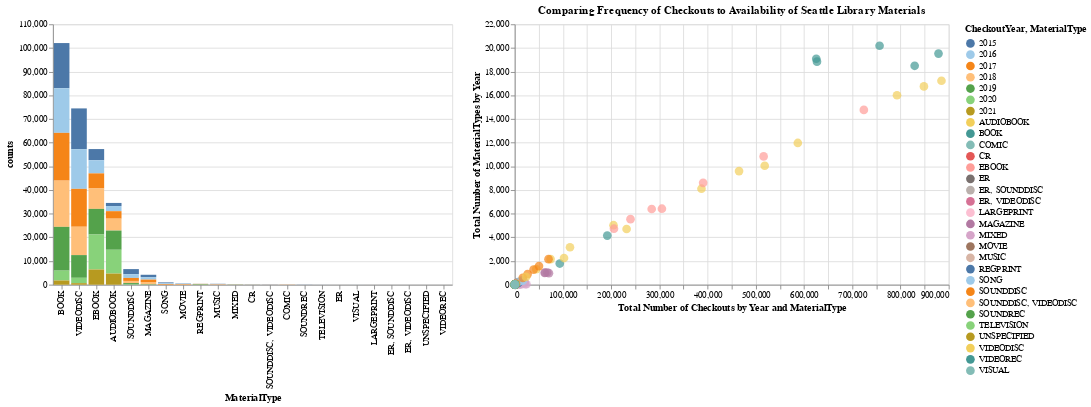

Notebook code for this chart:
### Markdown cell above
So first I decided to use `mark_circle` (could have also used point but circle made more sense given color encoding) and then added in code to first rename both the axes (read more on customizations like this here https://altair-viz.github.io/user_guide/customization.html), and code to specify the color scale I wanted to use (you can use any Vega color scheme or even pass in your own https://vega.github.io/vega/docs/schemes/).

Seems like there might be some interesting results with the `Book` type since it does not follow the same positive relationship as the other types. 

To investigate further, I could add a regression line but I think in this case it would be helpful to compare to our original graph, which we can do by adjoining the two graphs into the same plot.

### Code cell
selection = alt.selection_multi(fields=['CheckoutYear'], bind='legend')
chart = alt.Chart(seattle_material_grouped).mark_bar().encode(
    x=alt.X('MaterialType', sort='-y'),
    y='counts',
    color='CheckoutYear:N',
    tooltip=['MaterialType', 'counts', 'CheckoutYear'],
    opacity=alt.condition(selection, alt.value(1), alt.value(0.2))
).add_selection(
    selection
)

chart1 = alt.Chart(seattle_materials_checkouts).mark_circle(size=100).encode(
    x=alt.X('total_checkouts', axis=alt.Axis(title='Total Number of Checkouts by Year and MaterialType')),
    y=alt.Y('counts', axis=alt.Axis(title='Total Number of MaterialTypes by Year')),
    color=alt.Color('MaterialType:N', scale=alt.Scale(scheme='tableau20')),
    tooltip=['MaterialType', 'counts', 'total_checkouts']
).properties(
    title='Comparing Frequency of Checkouts to Availability of Seattle Library Materials',
    width=500,
    height=300
)
alt.hconcat(chart, chart1)

### Figure 1 — Vega-Lite specification as saved in the notebook (floating-point values rounded to 4 significant figures)
{"config": {"view": {"continuousWidth": 400, "continuousHeight": 300}}, "hconcat": [{"data": {"name": "data-c2dd5e1f1a5430265fd9093d1d9f1eaa"}, "mark": "bar", "encoding": {"color": {"type": "nominal", "field": "CheckoutYear"}, "opacity": {"condition": {"value": 1, "selection": "selector003"}, "value": 0.2}, "tooltip": [{"type": "nominal", "field": "MaterialType"}, {"type": "quantitative", "field": "counts"}, {"type": "quantitative", "field": "CheckoutYear"}], "x": {"type": "nominal", "field": "MaterialType", "sort": "-y"}, "y": {"type": "quantitative", "field": "counts"}}, "selection": {"selector003": {"type": "multi", "fields": ["CheckoutYear"], "bind": "legend"}}}, {"data": {"name": "data-91288d054c8f7ace7b336f2787a4fe37"}, "mark": {"type": "circle", "size": 100}, "encoding": {"color": {"type": "nominal", "field": "MaterialType", "scale": {"scheme": "tableau20"}}, "tooltip": [{"type": "nominal", "field": "MaterialType"}, {"type": "quantitative", "field": "counts"}, {"type": "quantitative", "field": "total_checkouts"}], "x": {"type": "quantitative", "axis": {"title": "Total Number of Checkouts by Year and MaterialType"}, "field": "total_checkouts"}, "y": {"type": "quantitative", "axis": {"title": "Total Number of MaterialTypes by Year"}, "field": "counts"}}, "height": 300, "title": "Comparing Frequency of Checkouts to Availability of Seattle Library Materials", "width": 500}], "$schema": "https://vega.github.io/schema/vega-lite/v4.8.1.json", "datasets": {"data-c2dd5e1f1a5430265fd9093d1d9f1eaa": [{"MaterialType": "AUDIOBOOK", "CheckoutYear": 2015, "counts": 1321}, {"MaterialType": "AUDIOBOOK", "CheckoutYear": 2016, "counts": 2163}, {"MaterialType": "AUDIOBOOK", "CheckoutYear": 2017, "counts": 3164}, {"MaterialType": "AUDIOBOOK", "CheckoutYear": 2018, "counts": 5027}, {"MaterialType": "AUDIOBOOK", "CheckoutYear": 2019, "counts": 8111}, {"MaterialType": "AUDIOBOOK", "CheckoutYear": 2020, "counts": 10050}, {"MaterialType": "AUDIOBOOK", "CheckoutYear": 2021, "counts": 4706}, {"MaterialType": "BOOK", "CheckoutYear": 2015, "counts": 19087}, {"MaterialType": "BOOK", "CheckoutYear": 2016, "counts": 18844}, {"MaterialType": "BOOK", "CheckoutYear": 2017, "counts": 20187}, {"MaterialType": "BOOK", "CheckoutYear": 2018, "counts": 19524}, {"MaterialType": "BOOK", "CheckoutYear": 2019, "counts": 18495}, {"MaterialType": "BOOK", "CheckoutYear": 2020, "counts": 4151}, {"MaterialType": "BOOK", "CheckoutYear": 2021, "counts": 1788}, {"MaterialType": "COMIC", "CheckoutYear": 2016, "counts": 1}, {"MaterialType": "COMIC", "CheckoutYear": 2017, "counts": 43}, {"MaterialType": "COMIC", "CheckoutYear": 2018, "counts": 39}, {"MaterialType": "CR", "CheckoutYear": 2015, "counts": 24}, {"MaterialType": "CR", "CheckoutYear": 2016, "counts": 25}, {"MaterialType": "CR", "CheckoutYear": 2017, "counts": 24}, {"MaterialType": "CR", "CheckoutYear": 2018, "counts": 18}, {"MaterialType": "CR", "CheckoutYear": 2019, "counts": 17}, {"MaterialType": "CR", "CheckoutYear": 2020, "counts": 4}, {"MaterialType": "EBOOK", "CheckoutYear": 2015, "counts": 4732}, {"MaterialType": "EBOOK", "CheckoutYear": 2016, "counts": 5540}, {"MaterialType": "EBOOK", "CheckoutYear": 2017, "counts": 6394}, {"MaterialType": "EBOOK", "CheckoutYear": 2018, "counts": 8607}, {"MaterialType": "EBOOK", "CheckoutYear": 2019, "counts": 10837}, {"MaterialType": "EBOOK", "CheckoutYear": 2020, "counts": 14769}, {"MaterialType": "EBOOK", "CheckoutYear": 2021, "counts": 6420}, {"MaterialType": "ER", "CheckoutYear": 2015, "counts": 8}, {"MaterialType": "ER", "CheckoutYear": 2016, "counts": 1}, {"MaterialType": "ER", "CheckoutYear": 2017, "counts": 10}, {"MaterialType": "ER", "CheckoutYear": 2018, "counts": 11}, {"MaterialType": "ER", "CheckoutYear": 2020, "counts": 2}, {"MaterialType": "ER", "CheckoutYear": 2021, "counts": 2}, {"MaterialType": "ER, SOUNDDISC", "CheckoutYear": 2015, "counts": 1}, {"MaterialType": "ER, SOUNDDISC", "CheckoutYear": 2016, "counts": 2}, {"MaterialType": "ER, SOUNDDISC", "CheckoutYear": 2017, "counts": 6}, {"MaterialType": "ER, SOUNDDISC", "CheckoutYear": 2018, "counts": 1}, {"MaterialType": "ER, VIDEODISC", "CheckoutYear": 2019, "counts": 8}, {"MaterialType": "ER, VIDEODISC", "CheckoutYear": 2020, "counts": 1}, {"MaterialType": "LARGEPRINT", "CheckoutYear": 2015, "counts": 6}, {"MaterialType": "LARGEPRINT", "CheckoutYear": 2017, "counts": 1}, {"MaterialType": "LARGEPRINT", "CheckoutYear": 2018, "counts": 9}, {"MaterialType": "LARGEPRINT", "CheckoutYear": 2019, "counts": 2}, {"MaterialType": "LARGEPRINT", "CheckoutYear": 2021, "counts": 1}, {"MaterialType": "MAGAZINE", "CheckoutYear": 2015, "counts": 1001}, {"MaterialType": "MAGAZINE", "CheckoutYear": 2016, "counts": 1033}, {"MaterialType": "MAGAZINE", "CheckoutYear": 2017, "counts": 1014}, {"MaterialType": "MAGAZINE", "CheckoutYear": 2018, "counts": 977}, {"MaterialType": "MAGAZINE", "CheckoutYear": 2019, "counts": 172}, {"MaterialType": "MIXED", "CheckoutYear": 2015, "counts": 24}, {"MaterialType": "MIXED", "CheckoutYear": 2016, "counts": 33}, {"MaterialType": "MIXED", "CheckoutYear": 2017, "counts": 32}, {"MaterialType": "MIXED", "CheckoutYear": 2018, "counts": 36}, {"MaterialType": "MIXED", "CheckoutYear": 2019, "counts": 46}, {"MaterialType": "MIXED", "CheckoutYear": 2020, "counts": 19}, {"MaterialType": "MIXED", "CheckoutYear": 2021, "counts": 5}, {"MaterialType": "MOVIE", "CheckoutYear": 2015, "counts": 143}, {"MaterialType": "MOVIE", "CheckoutYear": 2016, "counts": 172}, {"MaterialType": "MOVIE", "CheckoutYear": 2017, "counts": 198}, {"MaterialType": "MOVIE", "CheckoutYear": 2018, "counts": 83}, {"MaterialType": "MUSIC", "CheckoutYear": 2015, "counts": 105}, {"MaterialType": "MUSIC", "CheckoutYear": 2016, "counts": 97}, {"MaterialType": "MUSIC", "CheckoutYear": 2017, "counts": 125}, {"MaterialType": "MUSIC", "CheckoutYear": 2018, "counts": 54}, {"MaterialType": "MUSIC", "CheckoutYear": 2019, "counts": 1}, {"MaterialType": "REGPRINT", "CheckoutYear": 2015, "counts": 26}, {"MaterialType": "REGPRINT", "CheckoutYear": 2016, "counts": 46}, {"MaterialType": "REGPRINT", "CheckoutYear": 2017, "counts": 32}, {"MaterialType": "REGPRINT", "CheckoutYear": 2018, "counts": 114}, {"MaterialType": "REGPRINT", "CheckoutYear": 2019, "counts": 164}, {"MaterialType": "REGPRINT", "CheckoutYear": 2020, "counts": 36}, {"MaterialType": "REGPRINT", "CheckoutYear": 2021, "counts": 29}, {"MaterialType": "SONG", "CheckoutYear": 2015, "counts": 339}, {"MaterialType": "SONG", "CheckoutYear": 2016, "counts": 345}, {"MaterialType": "SONG", "CheckoutYear": 2017, "counts": 248}, {"MaterialType": "SONG", "CheckoutYear": 2018, "counts": 43}, {"MaterialType": "SOUNDDISC", "CheckoutYear": 2015, "counts": 2159}, {"MaterialType": "SOUNDDISC", "CheckoutYear": 2016, "counts": 1570}, {"MaterialType": "SOUNDDISC", "CheckoutYear": 2017, "counts": 1275}, {"MaterialType": "SOUNDDISC", "CheckoutYear": 2018, "counts": 899}, {"MaterialType": "SOUNDDISC", "CheckoutYear": 2019, "counts": 580}, {"MaterialType": "SOUNDDISC", "CheckoutYear": 2020, "counts": 98}, {"MaterialType": "SOUNDDISC", "CheckoutYear": 2021, "counts": 12}, {"MaterialType": "SOUNDDISC, VIDEODISC", "CheckoutYear": 2015, "counts": 38}, {"MaterialType": "SOUNDDISC, VIDEODISC", "CheckoutYear": 2016, "counts": 21}, {"MaterialType": "SOUNDDISC, VIDEODISC", "CheckoutYear": 2017, "counts": 24}, {"MaterialType": "SOUNDDISC, VIDEODISC", "CheckoutYear": 2018, "counts": 6}, {"MaterialType": "SOUNDREC", "CheckoutYear": 2015, "counts": 34}, {"MaterialType": "SOUNDREC", "CheckoutYear": 2016, "counts": 26}, {"MaterialType": "SOUNDREC", "CheckoutYear": 2017, "counts": 13}, {"MaterialType": "SOUNDREC", "CheckoutYear": 2018, "counts": 6}, {"MaterialType": "SOUNDREC", "CheckoutYear": 2019, "counts": 3}, {"MaterialType": "TELEVISION", "CheckoutYear": 2015, "counts": 7}, {"MaterialType": "TELEVISION", "CheckoutYear": 2016, "counts": 17}, {"MaterialType": "TELEVISION", "CheckoutYear": 2017, "counts": 5}, {"MaterialType": "TELEVISION", "CheckoutYear": 2018, "counts": 10}, {"MaterialType": "UNSPECIFIED", "CheckoutYear": 2021, "counts": 2}, {"MaterialType": "VIDEODISC", "CheckoutYear": 2015, "counts": 17230}, {"MaterialType": "VIDEODISC", "CheckoutYear": 2016, "counts": 16755}, {"MaterialType": "VIDEODISC", "CheckoutYear": 2017, "counts": 16006}, {"MaterialType": "VIDEODISC", "CheckoutYear": 2018, "counts": 11975}, {"MaterialType": "VIDEODISC", "CheckoutYear": 2019, "counts": 9596}, {"MaterialType": "VIDEODISC", "CheckoutYear": 2020, "counts": 2253}, {"MaterialType": "VIDEODISC", "CheckoutYear": 2021, "counts": 658}, {"MaterialType": "VIDEOREC", "CheckoutYear": 2017, "counts": 2}, {"MaterialType": "VISUAL", "CheckoutYear": 2015, "counts": 13}, {"MaterialType": "VISUAL", "CheckoutYear": 2016, "counts": 14}, {"MaterialType": "VISUAL", "CheckoutYear": 2017, "counts": 4}], "data-91288d054c8f7ace7b336f2787a4fe37": [{"MaterialType": "AUDIOBOOK", "CheckoutYear": 2015, "counts": 1321, "total_checkouts": 44663}, {"MaterialType": "AUDIOBOOK", "CheckoutYear": 2016, "counts": 2163, "total_checkouts": 74295}, {"MaterialType": "AUDIOBOOK", "CheckoutYear": 2017, "counts": 3164, "total_checkouts": 114625}, {"MaterialType": "AUDIOBOOK", "CheckoutYear": 2018, "counts": 5027, "total_checkouts": 204860}, {"MaterialType": "AUDIOBOOK", "CheckoutYear": 2019, "counts": 8111, "total_checkouts": 387261}, {"MaterialType": "AUDIOBOOK", "CheckoutYear": 2020, "counts": 10050, "total_checkouts": 518403}, {"MaterialType": "AUDIOBOOK", "CheckoutYear": 2021, "counts": 4706, "total_checkouts": 232019}, {"MaterialType": "BOOK", "CheckoutYear": 2015, "counts": 19087, "total_checkouts": 625294}, {"MaterialType": "BOOK", "CheckoutYear": 2016, "counts": 18844, "total_checkouts": 626790}, {"MaterialType": "BOOK", "CheckoutYear": 2017, "counts": 20187, "total_checkouts": 756614}, {"MaterialType": "BOOK", "CheckoutYear": 2018, "counts": 19524, "total_checkouts": 878787}, {"MaterialType": "BOOK", "CheckoutYear": 2019, "counts": 18495, "total_checkouts": 829383}, {"MaterialType": "BOOK", "CheckoutYear": 2020, "counts": 4151, "total_checkouts": 191953}, {"MaterialType": "BOOK", "CheckoutYear": 2021, "counts": 1788, "total_checkouts": 93416}, {"MaterialType": "COMIC", "CheckoutYear": 2016, "counts": 1, "total_checkouts": 20}, {"MaterialType": "COMIC", "CheckoutYear": 2017, "counts": 43, "total_checkouts": 1159}, {"MaterialType": "COMIC", "CheckoutYear": 2018, "counts": 39, "total_checkouts": 1184}, {"MaterialType": "CR", "CheckoutYear": 2015, "counts": 24, "total_checkouts": 917}, {"MaterialType": "CR", "CheckoutYear": 2016, "counts": 25, "total_checkouts": 1000}, {"MaterialType": "CR", "CheckoutYear": 2017, "counts": 24, "total_checkouts": 1122}, {"MaterialType": "CR", "CheckoutYear": 2018, "counts": 18, "total_checkouts": 943}, {"MaterialType": "CR", "CheckoutYear": 2019, "counts": 17, "total_checkouts": 701}, {"MaterialType": "CR", "CheckoutYear": 2020, "counts": 4, "total_checkouts": 169}, {"MaterialType": "EBOOK", "CheckoutYear": 2015, "counts": 4732, "total_checkouts": 205799}, {"MaterialType": "EBOOK", "CheckoutYear": 2016, "counts": 5540, "total_checkouts": 240077}, {"MaterialType": "EBOOK", "CheckoutYear": 2017, "counts": 6394, "total_checkouts": 284035}, {"MaterialType": "EBOOK", "CheckoutYear": 2018, "counts": 8607, "total_checkouts": 390728}, {"MaterialType": "EBOOK", "CheckoutYear": 2019, "counts": 10837, "total_checkouts": 516170}, {"MaterialType": "EBOOK", "CheckoutYear": 2020, "counts": 14769, "total_checkouts": 723980}, {"MaterialType": "EBOOK", "CheckoutYear": 2021, "counts": 6420, "total_checkouts": 305224}, {"MaterialType": "ER", "CheckoutYear": 2015, "counts": 8, "total_checkouts": 248}, {"MaterialType": "ER", "CheckoutYear": 2016, "counts": 1, "total_checkouts": 20}, {"MaterialType": "ER", "CheckoutYear": 2017, "counts": 10, "total_checkouts": 408}, {"MaterialType": "ER", "CheckoutYear": 2018, "counts": 11, "total_checkouts": 1227}, {"MaterialType": "ER", "CheckoutYear": 2020, "counts": 2, "total_checkouts": 50}, {"MaterialType": "ER", "CheckoutYear": 2021, "counts": 2, "total_checkouts": 46}, {"MaterialType": "ER, SOUNDDISC", "CheckoutYear": 2015, "counts": 1, "total_checkouts": 20}, {"MaterialType": "ER, SOUNDDISC", "CheckoutYear": 2016, "counts": 2, "total_checkouts": 119}, {"MaterialType": "ER, SOUNDDISC", "CheckoutYear": 2017, "counts": 6, "total_checkouts": 237}, {"MaterialType": "ER, SOUNDDISC", "CheckoutYear": 2018, "counts": 1, "total_checkouts": 21}, {"MaterialType": "ER, VIDEODISC", "CheckoutYear": 2019, "counts": 8, "total_checkouts": 251}, {"MaterialType": "ER, VIDEODISC", "CheckoutYear": 2020, "counts": 1, "total_checkouts": 24}, {"MaterialType": "LARGEPRINT", "CheckoutYear": 2015, "counts": 6, "total_checkouts": 209}, {"MaterialType": "LARGEPRINT", "CheckoutYear": 2017, "counts": 1, "total_checkouts": 24}, {"MaterialType": "LARGEPRINT", "CheckoutYear": 2018, "counts": 9, "total_checkouts": 229}, {"MaterialType": "LARGEPRINT", "CheckoutYear": 2019, "counts": 2, "total_checkouts": 45}, {"MaterialType": "LARGEPRINT", "CheckoutYear": 2021, "counts": 1, "total_checkouts": 23}, {"MaterialType": "MAGAZINE", "CheckoutYear": 2015, "counts": 1001, "total_checkouts": 61971}, {"MaterialType": "MAGAZINE", "CheckoutYear": 2016, "counts": 1033, "total_checkouts": 67493}, {"MaterialType": "MAGAZINE", "CheckoutYear": 2017, "counts": 1014, "total_checkouts": 63089}, {"MaterialType": "MAGAZINE", "CheckoutYear": 2018, "counts": 977, "total_checkouts": 70960}, {"MaterialType": "MAGAZINE", "CheckoutYear": 2019, "counts": 172, "total_checkouts": 20698}, {"MaterialType": "MIXED", "CheckoutYear": 2015, "counts": 24, "total_checkouts": 2950}, {"MaterialType": "MIXED", "CheckoutYear": 2016, "counts": 33, "total_checkouts": 9987}, {"MaterialType": "MIXED", "CheckoutYear": 2017, "counts": 32, "total_checkouts": 13484}, {"MaterialType": "MIXED", "CheckoutYear": 2018, "counts": 36, "total_checkouts": 24429}, {"MaterialType": "MIXED", "CheckoutYear": 2019, "counts": 46, "total_checkouts": 21592}, {"MaterialType": "MIXED", "CheckoutYear": 2020, "counts": 19, "total_checkouts": 8967}, {"MaterialType": "MIXED", "CheckoutYear": 2021, "counts": 5, "total_checkouts": 2105}, {"MaterialType": "MOVIE", "CheckoutYear": 2015, "counts": 143, "total_checkouts": 4591}, {"MaterialType": "MOVIE", "CheckoutYear": 2016, "counts": 172, "total_checkouts": 6011}, {"MaterialType": "MOVIE", "CheckoutYear": 2017, "counts": 198, "total_checkouts": 6375}, {"MaterialType": "MOVIE", "CheckoutYear": 2018, "counts": 83, "total_checkouts": 2536}, {"MaterialType": "MUSIC", "CheckoutYear": 2015, "counts": 105, "total_checkouts": 3683}, {"MaterialType": "MUSIC", "CheckoutYear": 2016, "counts": 97, "total_checkouts": 3578}, {"MaterialType": "MUSIC", "CheckoutYear": 2017, "counts": 125, "total_checkouts": 4595}, {"MaterialType": "MUSIC", "CheckoutYear": 2018, "counts": 54, "total_checkouts": 1983}, {"MaterialType": "MUSIC", "CheckoutYear": 2019, "counts": 1, "total_checkouts": 34}, {"MaterialType": "REGPRINT", "CheckoutYear": 2015, "counts": 26, "total_checkouts": 754}, {"MaterialType": "REGPRINT", "CheckoutYear": 2016, "counts": 46, "total_checkouts": 1390}, {"MaterialType": "REGPRINT", "CheckoutYear": 2017, "counts": 32, "total_checkouts": 1844}, {"MaterialType": "REGPRINT", "CheckoutYear": 2018, "counts": 114, "total_checkouts": 5739}, {"MaterialType": "REGPRINT", "CheckoutYear": 2019, "counts": 164, "total_checkouts": 7896}, {"MaterialType": "REGPRINT", "CheckoutYear": 2020, "counts": 36, "total_checkouts": 1977}, {"MaterialType": "REGPRINT", "CheckoutYear": 2021, "counts": 29, "total_checkouts": 1677}, {"MaterialType": "SONG", "CheckoutYear": 2015, "counts": 339, "total_checkouts": 17115}, {"MaterialType": "SONG", "CheckoutYear": 2016, "counts": 345, "total_checkouts": 13954}, {"MaterialType": "SONG", "CheckoutYear": 2017, "counts": 248, "total_checkouts": 8164}, {"MaterialType": "SONG", "CheckoutYear": 2018, "counts": 43, "total_checkouts": 1481}, {"MaterialType": "SOUNDDISC", "CheckoutYear": 2015, "counts": 2159, "total_checkouts": 70073}, {"MaterialType": "SOUNDDISC", "CheckoutYear": 2016, "counts": 1570, "total_checkouts": 50329}, {"MaterialType": "SOUNDDISC", "CheckoutYear": 2017, "counts": 1275, "total_checkouts": 39148}, {"MaterialType": "SOUNDDISC", "CheckoutYear": 2018, "counts": 899, "total_checkouts": 26753}, {"MaterialType": "SOUNDDISC", "CheckoutYear": 2019, "counts": 580, "total_checkouts": 16688}, {"MaterialType": "SOUNDDISC", "CheckoutYear": 2020, "counts": 98, "total_checkouts": 2783}, {"MaterialType": "SOUNDDISC", "CheckoutYear": 2021, "counts": 12, "total_checkouts": 348}, {"MaterialType": "SOUNDDISC, VIDEODISC", "CheckoutYear": 2015, "counts": 38, "total_checkouts": 1015}, {"MaterialType": "SOUNDDISC, VIDEODISC", "CheckoutYear": 2016, "counts": 21, "total_checkouts": 889}, {"MaterialType": "SOUNDDISC, VIDEODISC", "CheckoutYear": 2017, "counts": 24, "total_checkouts": 865}, {"MaterialType": "SOUNDDISC, VIDEODISC", "CheckoutYear": 2018, "counts": 6, "total_checkouts": 136}, {"MaterialType": "SOUNDREC", "CheckoutYear": 2015, "counts": 34, "total_checkouts": 836}, {"MaterialType": "SOUNDREC", "CheckoutYear": 2016, "counts": 26, "total_checkouts": 619}, {"MaterialType": "SOUNDREC", "CheckoutYear": 2017, "counts": 13, "total_checkouts": 325}, {"MaterialType": "SOUNDREC", "CheckoutYear": 2018, "counts": 6, "total_checkouts": 131}, {"MaterialType": "SOUNDREC", "CheckoutYear": 2019, "counts": 3, "total_checkouts": 62}, {"MaterialType": "TELEVISION", "CheckoutYear": 2015, "counts": 7, "total_checkouts": 275}, {"MaterialType": "TELEVISION", "CheckoutYear": 2016, "counts": 17, "total_checkouts": 441}, {"MaterialType": "TELEVISION", "CheckoutYear": 2017, "counts": 5, "total_checkouts": 169}, {"MaterialType": "TELEVISION", "CheckoutYear": 2018, "counts": 10, "total_checkouts": 292}, {"MaterialType": "UNSPECIFIED", "CheckoutYear": 2021, "counts": 2, "total_checkouts": 42}, {"MaterialType": "VIDEODISC", "CheckoutYear": 2015, "counts": 17230, "total_checkouts": 884973}, {"MaterialType": "VIDEODISC", "CheckoutYear": 2016, "counts": 16755, "total_checkouts": 848560}, {"MaterialType": "VIDEODISC", "CheckoutYear": 2017, "counts": 16006, "total_checkouts": 792739}, {"MaterialType": "VIDEODISC", "CheckoutYear": 2018, "counts": 11975, "total_checkouts": 587043}, {"MaterialType": "VIDEODISC", "CheckoutYear": 2019, "counts": 9596, "total_checkouts": 465175}, {"MaterialType": "VIDEODISC", "CheckoutYear": 2020, "counts": 2253, "total_checkouts": 102239}, {"MaterialType": "VIDEODISC", "CheckoutYear": 2021, "counts": 658, "total_checkouts": 23427}, {"MaterialType": "VIDEOREC", "CheckoutYear": 2017, "counts": 2, "total_checkouts": 45}, {"MaterialType": "VISUAL", "CheckoutYear": 2015, "counts": 13, "total_checkouts": 298}, {"MaterialType": "VISUAL", "CheckoutYear": 2016, "counts": 14, "total_checkouts": 350}, {"MaterialType": "VISUAL", "CheckoutYear": 2017, "counts": 4, "total_checkouts": 124}]}}
